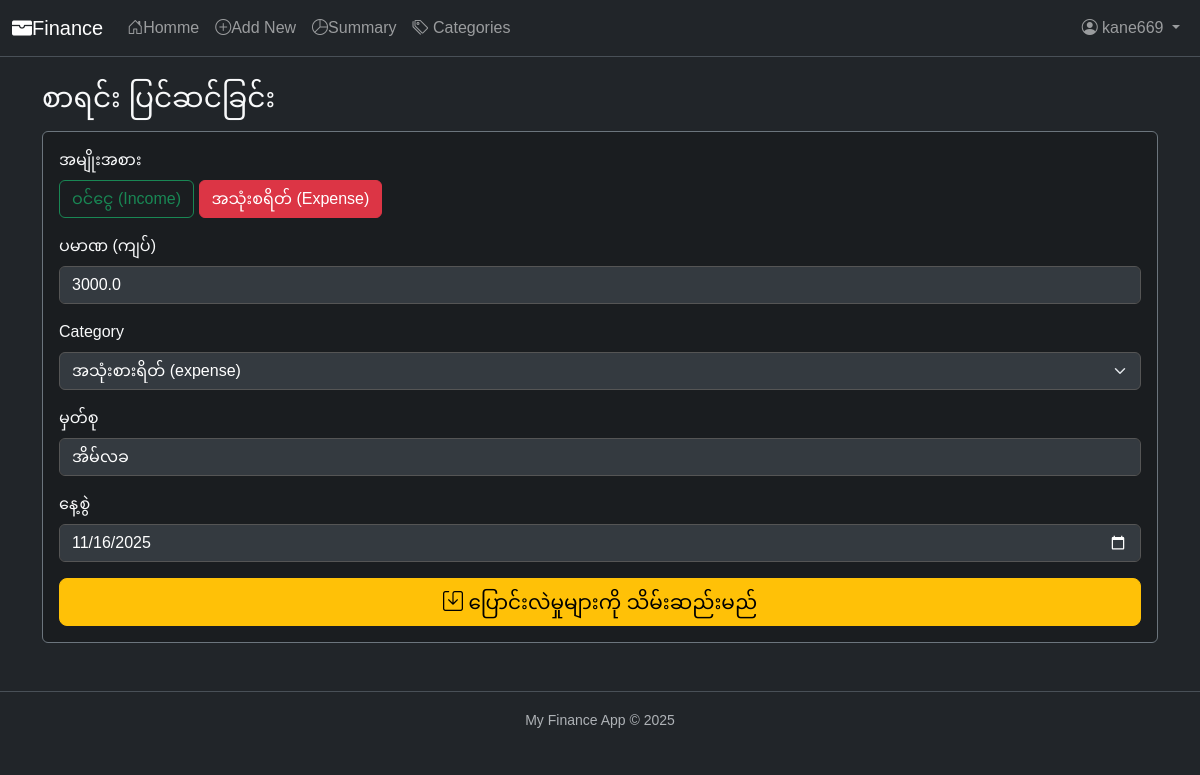
The app's page /edit/2 (signed in) with its own data.
### tables this page shows
CREATE TABLE transactions (
        id INTEGER PRIMARY KEY AUTOINCREMENT,
        user_id INTEGER NOT NULL,
        type TEXT NOT NULL,
        amount REAL NOT NULL,
        category TEXT NOT NULL,
        note TEXT,
        date TEXT NOT NULL,
        FOREIGN KEY (user_id) REFERENCES users (id)
    );

CREATE TABLE categories (
        id INTEGER PRIMARY KEY AUTOINCREMENT,
        name TEXT NOT NULL,
        type TEXT NOT NULL
    );

### app.py (the view, shortened to what this page needs)
@app.route("/edit/<int:id>", methods=["GET", "POST"])
def edit(id):
    if not is_logged_in():
        return redirect(url_for("login"))
    db = get_db()
    record = db.execute(
        "SELECT * FROM transactions WHERE id = ? AND user_id = ?",
        (id, session["user_id"])
    ).fetchone()
    if not record:
        return redirect(url_for("index"))
    categories = db.execute("SELECT * FROM categories ORDER BY type, name").fetchall()
    return render_template("edit.html", record=record, categories=categories)

### app.py (called while the page is built)
def is_logged_in():
    return "user_id" in session

### database.py (called while the page is built)
def get_db():
    conn = sqlite3.connect("finance.db")
    conn.row_factory = sqlite3.Row
    return conn

### templates/edit.html (shortened to what this page needs)
{% extends "layout.html" %}
{% block content %}
<h3 class="mb-3">စာရင်း ပြင်ဆင်ခြင်း</h3>
<form method="POST" class="card card-body bg-dark-subtle text-light border-secondary">
    <div class="mb-3">
        <label class="form-label">အမျိုးအစား</label>
        <div>
            <label class="btn btn-outline-success" for="income-radio">ဝင်ငွေ (Income)</label>
            <label class="btn btn-outline-danger" for="expense-radio">အသုံးစရိတ် (Expense)</label>
        </div>
    </div>
    <div class="mb-3">
        <label for="amount" class="form-label">ပမာဏ (ကျပ်)</label>
        <input type="number" name="amount" id="amount" value="{{ record.amount }}" step="0.01" class="form-control" required>
    </div>
    <div class="mb-3">
        <label for="category" class="form-label">Category</label>
        <select name="category" id="category" class="form-select" required>
            {% for c in categories %}
                <option value="{{ c.name }}" data-type="{{ c.type }}" {% if c.name == record.category %}selected{% endif %}>
                    {{ c.name }} ({{ c.type }})
                </option>
            {% endfor %}
        </select>
    </div>
    <div class="mb-3">
        <label for="note" class="form-label">မှတ်စု</label>
        <input type="text" name="note" id="note" value="{{ record.note }}" class="form-control">
    </div>
    <div class="mb-3">
        <label for="date" class="form-label">နေ့စွဲ</label>
        <input type="date" name="date" id="date" value="{{ record.date }}" class="form-control" required>
    </div>
    <button type="submit" class="btn btn-warning btn-lg"><i class="bi bi-save"></i> ပြောင်းလဲမှုများကို သိမ်းဆည်းမည်</button>
</form>
{% endblock %}

### static/style.css (style rules this page uses)
* { margin: o; padding: o; box-sizing: border-box; scroll-behavior: smooth; }
body { font-family: Arial, sans-serif; }
.form-select, .form-control { background-color: #343a40; color: #fff; border-color: #555; }
.card { border: 1px solid #444; }

### records on screen
transactions: amount "3000.0", category "အသုံးစားရိတ် (expense)", note "အိမ်လခ", date "11/16/2025"

### other values on screen
{{ session.username }} "kane669"
